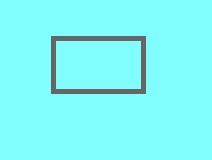
#> input picture CV/Images/a2.jpg, 212 x 160 px
$ python prac1.py
#> lines starting #> are read from the running program, lines starting #| are printed output that depends on the picture; after the words box and inside, x2 and y2 are one past the last pixel; in counts of white or black regions, pixels touching at a corner belong together
#program1
#Read color image and converted into gray and binary code.

import cv2

image = cv2.imread('Images/a2.jpg',1)
#> image is the input picture: shape (160, 212, 3); mean B, G, R 247.6, 248.5, 127.8
cv2.imshow('color image',image)
images = cv2.imread('Images/a2.jpg',0)
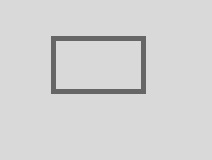
#> images: shape (160, 212); min 96, max 224, mean 212.1
cv2.imshow('Gray image',images)
met,image3 = cv2.threshold(images,140,255,cv2.THRESH_BINARY)
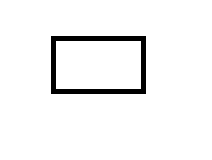
#> image3: shape (160, 212); 95.8% white; 1 black region, box (x1, y1, x2, y2) and area: (51, 36, 146, 94) 1430
cv2.imshow('Binary image',image3)
cv2.waitKey(0)
cv2.destroyAllWindows()

$ run again, with CV/Images/a3.jpg copied over CV/Images/a2.jpg
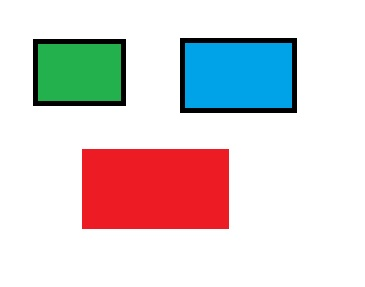
#> input picture CV/Images/a3.jpg, 365 x 287 px
#> image is the input picture: shape (287, 365, 3); mean B, G, R 212.8, 211.7, 218
#> `images = cv2.imread('Images/a2.jpg',0)`:
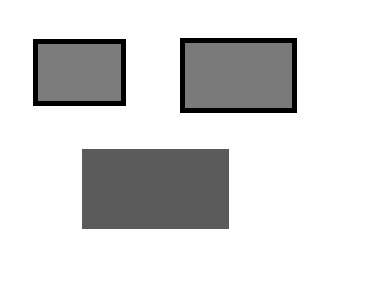
#> images: shape (287, 365); min 0, max 255, mean 213.7
#> `met,image3 = cv2.threshold(images,140,255,cv2.THRESH_BINARY)`:
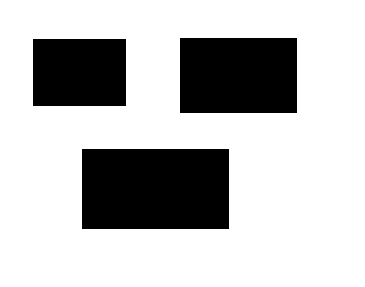
#> image3: shape (287, 365); 74.4% white; 3 black regions, box (x1, y1, x2, y2) and area: (82, 149, 229, 229) 11760, (180, 38, 297, 113) 8775, (33, 39, 126, 106) 6231

$ run again, with CV/Images/a5.jpg copied over CV/Images/a2.jpg
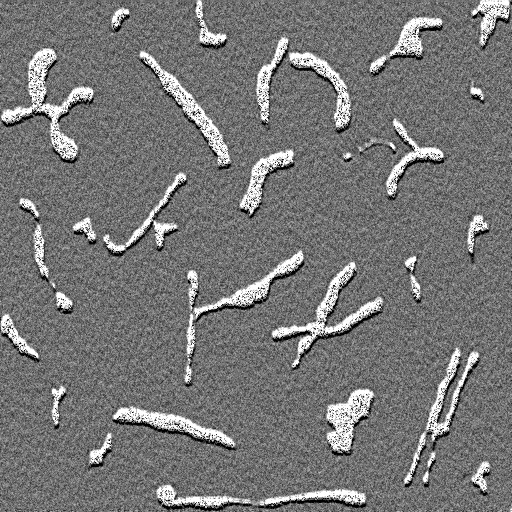
#> input picture CV/Images/a5.jpg, 512 x 512 px
#> image is the input picture: shape (512, 512, 3); min 0, max 255, mean 118.3
#> `met,image3 = cv2.threshold(images,140,255,cv2.THRESH_BINARY)`:
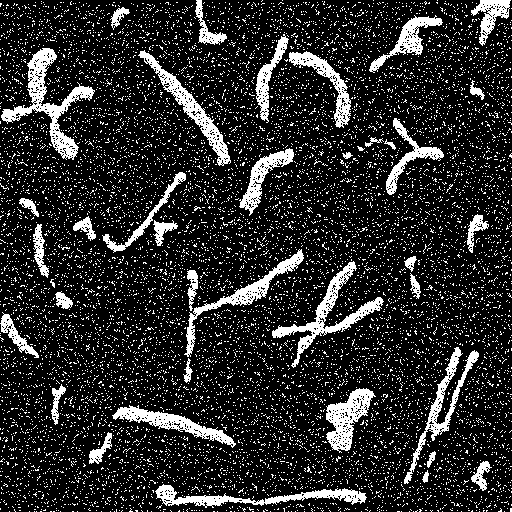
#> image3: shape (512, 512); 17% white; 11099 white regions (11060 under 20 px), largest, box (x1, y1, x2, y2) and area: (1, 48, 95, 160) 2328, (272, 261, 384, 368) 1911, (155, 484, 367, 508) 1614
